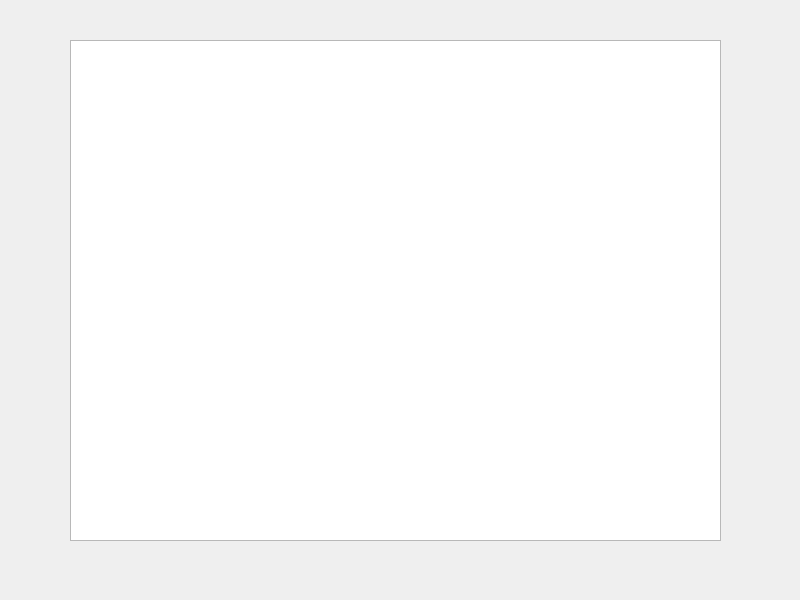
<?xml version="1.0" encoding="UTF-8"?>
<ui version="4.0">
 <class>MainWindow</class>
 <widget class="QMainWindow" name="MainWindow">
  <property name="geometry">
   <rect>
    <x>0</x>
    <y>0</y>
    <width>800</width>
    <height>600</height>
   </rect>
  </property>
  <property name="windowTitle">
   <string>MainWindow</string>
  </property>
  <widget class="QWidget" name="centralwidget">
   <widget class="QTableWidget" name="tableWidget">
    <property name="geometry">
     <rect>
      <x>70</x>
      <y>40</y>
      <width>651</width>
      <height>501</height>
     </rect>
    </property>
   </widget>
  </widget>
 </widget>
 <resources/>
 <connections/>
</ui>
